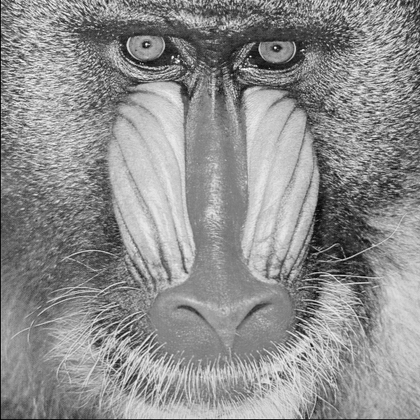
#> input picture project3/images/demo.pgm, 420 x 420 px, shrunk from 512 x 512 before the run
$ jupyter execute Project3B.ipynb   (shell and % lines are left out)   (older library calls are emulated)
#> lines starting #> are read from the running program, lines starting #| are printed output that depends on the picture
### project3/project3.py
import cv2
import math
import numpy as np

# In case all channels hold the same pixel value, use this function to reduce channel count from 3D image to 2D
# [16 lines left out: functions reduce_channels, detect_edges, not called in this run]

# Calculates magnitude of gradients for each pixel
def get_edge_magnitudes(vertical, horizontal):
    return np.clip(np.hypot(vertical, horizontal), 0, 255).astype(np.uint8)

# Calculates orientation of gradients for each pixel
def calculate_orientation(vertical, horizontal):
    return np.arctan2(horizontal, vertical)

# Greyscale values get separated along the value of 128 to either be black or white
# [16 lines left out: function thresholding, not called in this run]

# Find nearest rho value in discretized space
def nearest_rho(val, rho_res):
    return int(np.rint(val / rho_res) * rho_res)

# Parts of this function inspired by source: https://alyssaq.github.io/2014/understanding-hough-transform/
# [42 lines left out: function myHoughLines, not called in this run]

# Non-maximum suppression function to choose strongest pixels in local neighbourhoods
def non_max_suppression(magnitudes, orientations):
    padded_magnitudes = np.pad(magnitudes, (1, 1), 'constant')

    h, w = magnitudes.shape
    for x in range(1, h + 1):
        for y in range(1, w + 1):

            # cmp to east and west
            if round(orientations[x - 1][y - 1]) == 0:
                if padded_magnitudes[x][y + 1] > padded_magnitudes[x][y] or padded_magnitudes[x][y - 1] > padded_magnitudes[x][y]:
                    magnitudes[x - 1][y - 1] = 0

            # cmp to north and south
            elif round(orientations[x - 1][y - 1]) == 90:
                if padded_magnitudes[x - 1][y] > padded_magnitudes[x][y] or padded_magnitudes[x + 1][y] > padded_magnitudes[x][y]:
                    magnitudes[x - 1][y - 1] = 0

            # cmp to north-east and south-west
            elif round(orientations[x - 1][y - 1]) == 45:
                if padded_magnitudes[x - 1][y + 1] > padded_magnitudes[x][y] or padded_magnitudes[x + 1][y - 1] > padded_magnitudes[x][y]:
                    magnitudes[x - 1][y - 1] = 0

            # cmp to north-west and south-east
            elif round(orientations[x - 1][y - 1]) == 135:
                if padded_magnitudes[x - 1][y - 1] > padded_magnitudes[x][y] or padded_magnitudes[x + 1][y + 1] > padded_magnitudes[x][y]:
                    magnitudes[x - 1][y - 1] = 0

            else:
                continue

    return magnitudes

# Double thresholding function to separate lines according to their strength
def magnitude_threshold(val, t_h, t_l):
    if val < t_l:
        val = 0
    elif val > t_h:
        val = 255
    else:
        return val
    return val

# Edge tracking function to thin out edge lines
def track_edges(img, t_h, t_l):
    # get x and y indices for pixels with weak edges (t_l <= val <= t_h)
    #weak_edges_x, weak_edges_y = np.nonzero(np.where(np.logical_and(t_l <= img, img <= t_h), img, 0))

    padded_img = np.pad(img, (1, 1), 'constant')
    #weak_edges_x += 1
    #weak_edges_y += 1

    for x in range(img.shape[0]):
        for y in range(img.shape[1]):
            # if at least one neighbour is strong (val > t_h), keep current pixel, otherwise 0
            if t_l <= img[x][y] and img[x][y] <= t_h:
                if padded_img[x - 1][y - 1] <= t_h and padded_img[x - 1][y] <= t_h and padded_img[x - 1][y + 1] <= t_h and padded_img[x][y - 1] <= t_h and padded_img[x][y + 1] <= t_h and padded_img[x + 1][y - 1] <= t_h and padded_img[x + 1][y] <= t_h and padded_img[x + 1][y + 1] <= t_h:
                    img[x - 1][y - 1] = 0

    return img

# Wrapper for all functions included in the Canny edge detection tool
def myCanny(img, t_h, t_l):
    # kernels
    vertical_sobel = np.asarray([[-1, 0, 1], [-2, 0, 2], [-1, 0, 1]])
    horizontal_sobel = np.asarray([[-1, -2, -1], [0, 0, 0], [1, 2, 1]])
    gaussian = cv2.getGaussianKernel(ksize=5, sigma=1)

    # blur image with Gaussian filter
    img = cv2.filter2D(img, cv2.CV_16S, gaussian)

    # gradients
    v_dst = cv2.filter2D(img, cv2.CV_16S, vertical_sobel)
    h_dst = cv2.filter2D(img, cv2.CV_16S, horizontal_sobel)

    # magnitude and orientation for each pixel
    magnitudes = np.hypot(v_dst, h_dst)
    orientations = calculate_orientation(v_dst, h_dst)

    n_m_sup = non_max_suppression(magnitudes, orientations)

    threshold_magnitudes = np.vectorize(magnitude_threshold)(n_m_sup, t_h, t_l)

    return track_edges(threshold_magnitudes, t_h, t_l)


### project3/Project3B.ipynb
# Project 3B:  Canny Filter

The Sobel operator used in Part A of this project is good, but tends to over-produce edges. The Canny operator is a common approach to isolating edge pixels.  As demonstrated by lecture and readings, there are five steps.  In your `project3.py` file, implement each of the steps and test below.

---

### Step 1: Apply a Gaussian filter to smooth the image.

A nice 5x5 kernel like those used in Project 2 should be good.  Show your results below

[cell 1]
import numpy as np
import cv2
from project3 import *
import matplotlib.pyplot as plt
import math
from utils import load_image, save_image


img = cv2.imread("images/demo.pgm", 0)
#> img is the input picture: shape (420, 420); min 0, max 255, mean 142.4

# kernels
vertical_sobel = np.asarray([[-1, 0, 1], [-2, 0, 2], [-1, 0, 1]])
horizontal_sobel = np.asarray([[-1, -2, -1], [0, 0, 0], [1, 2, 1]])
gaussian = cv2.getGaussianKernel(ksize=10, sigma=5)

# blur image with Gaussian filter
img = cv2.filter2D(img, cv2.CV_16S, gaussian)
plt.figure()
plt.imshow(img,cmap='gray', vmin=0, vmax=255);plt.show()

---

### Step 2: Find the gradient

Use a sobel operator to find the intensity gradient of the image -- that is, the edges

* You'll need to calculate both the magnitude (as in part A)

$G = \sqrt{G_{x}^{2} + G_{y}^{2}}$

* You'll also need to calculate the orientation of the edge:

$ \theta = arctan(\frac{G_{y}}{G_{x}}) $

It is up to your discretion what format you store this information, but keep in mind it is on a per-pixel level.

Visualize the magnitude and orientation of the edges in an image in the cell below

[cell 2]
v_dst = cv2.filter2D(img, cv2.CV_16S, vertical_sobel)
h_dst = cv2.filter2D(img, cv2.CV_16S, horizontal_sobel)

magnitudes = np.hypot(v_dst, h_dst)
plt.figure()
plt.imshow(magnitudes,cmap='gray', vmin=0, vmax=255);plt.show()

orientations = calculate_orientation(v_dst, h_dst)
plt.imshow(orientations,cmap='gray', vmin=0, vmax=1);plt.show()

---

### Step 3: Non Maximum Suppression

The idea here is that some gradient edges can still be many pixels wide "thick", whereas we really only want edges to be one pixel wide.  We can resolve this by iterating through each *magnitude* pixel, and compare its value to the values of its neighbors along the orientation of the edge (as calculated by your orientation image).  We only care about four "cardinal" directions.

* if the (rounded) angle is $0^{\circ}$, compare the pixel to its east and west neighbors, and zero it out if it non-maximal
* if the angle is $90^{\circ}$, compare to the north and west neighbors
* follow the same logic for $45^{\circ}$ (NE and SW) and $135^{\circ}$ (NW and SE)

In the event that a pixel's magnitude is lower than its neighbors, just set it to zero.  If it is maximal, leave it alone.  Show the result of your testing below.

[cell 3]
n_m_sup = non_max_suppression(magnitudes, orientations)
#> after the loop in non_max_suppression, `for x in range(1, h + 1):`:
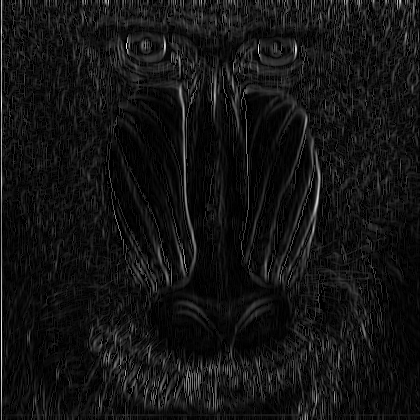
#> magnitudes: shape (420, 420) float32; min 0, max 553.3, mean 42.8; drawn with min black and max white
plt.figure(figsize=(10, 10));
plt.imshow(n_m_sup,cmap='gray', vmin=0, vmax=255);plt.show()

---

### Step 4: Set two thresholds

We next need to determine a "high" --  $T_{hi}$  -- and "low"  -- $T_{low}$ --  threshold value for edge pixels.  The idea here is that we can now classify magnitude pixels into three categories:

* strong:  ($ G \gt T_{hi}$)- definitely an edge
* weak:  ($ T_{low} \lt G \lt T_{hi}$) - possibly an edge
* discard: ($G \lt T_{low}$) - too weak, simply discard

Unfortunately, these values have to be determined through emprical trial and error, and can vary from image to image.

Try having $T_{hi} = 1.5 \times T_{low}$

Test for a range of different values, and show them side by side

[cell 4]
t_h = 150
t_l = 100
threshold_magnitudes = np.vectorize(magnitude_threshold)(n_m_sup, t_h, t_l)
#> threshold_magnitudes: shape (420, 420) int64; 53 distinct labels, from 0 to 255
plt.figure(figsize=(10, 10));
plt.imshow(threshold_magnitudes,cmap='gray', vmin=0, vmax=255);plt.show()

---

### Step 5: Edge Tracking

Follow the following "blob tracking" algorithm:  iterate through all the weak magnitude pixels and look at its eight neighbors.  If at least one of its neighbors is a strong pixel, then the weak edge pixel probably belongs to a strong edge, and keep it.  Otherwise, discard it. Demonstrate your testing below.

[cell 5]
final = track_edges(threshold_magnitudes, t_h, t_l)
#> in track_edges, `padded_img = np.pad(img, (1, 1), 'constant')`: padded_img: shape (422, 422) int64; 53 distinct labels, from 0 to 255
#> after the loop in track_edges, `for x in range(img.shape[0]):`:
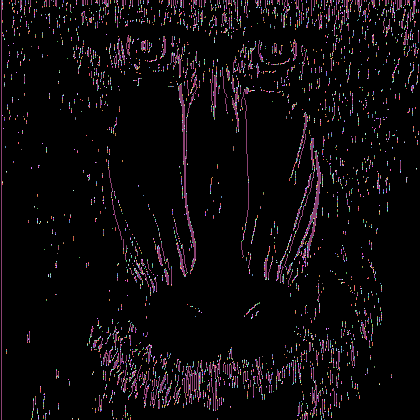
#> img: shape (420, 420) int64; 53 distinct labels, from 0 to 255; one colour per label, 0 black
plt.figure(figsize=(10, 10));
plt.imshow(final,cmap='gray', vmin=0, vmax=255);plt.show()

### Conclusion:

Wrap everything together in a function called Canny inside of project3.py.  You should use the same API signature as the openCV Canny() edge detector.  Show your testing below.

[cell 6]
import numpy as np
import cv2
from project3 import *
import matplotlib.pyplot as plt
import math
from utils import load_image, save_image

imgRGB = cv2.imread("images/image26.pgm")
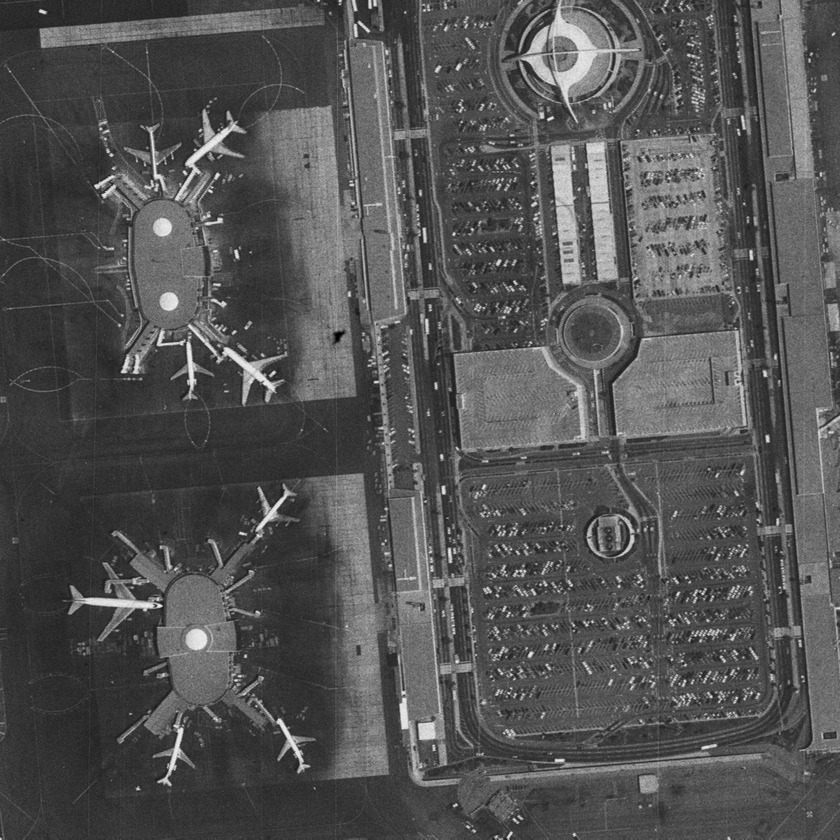
#> input picture project3/images/image26.pgm, 840 x 840 px, shrunk from 1024 x 1024 before the run
#> imgRGB is the input picture: shape (840, 840, 3); min 0, max 240, mean 83

plt.figure(figsize=(10, 10));
plt.imshow(imgRGB);plt.show()

img = cv2.imread("images/image26.pgm", 0)
#> img: shape (840, 840); min 0, max 240, mean 83
my_img = myCanny(img, 150, 100)
#> in myCanny, `h_dst = cv2.filter2D(img, cv2.CV_16S, horizontal_sobel)`:
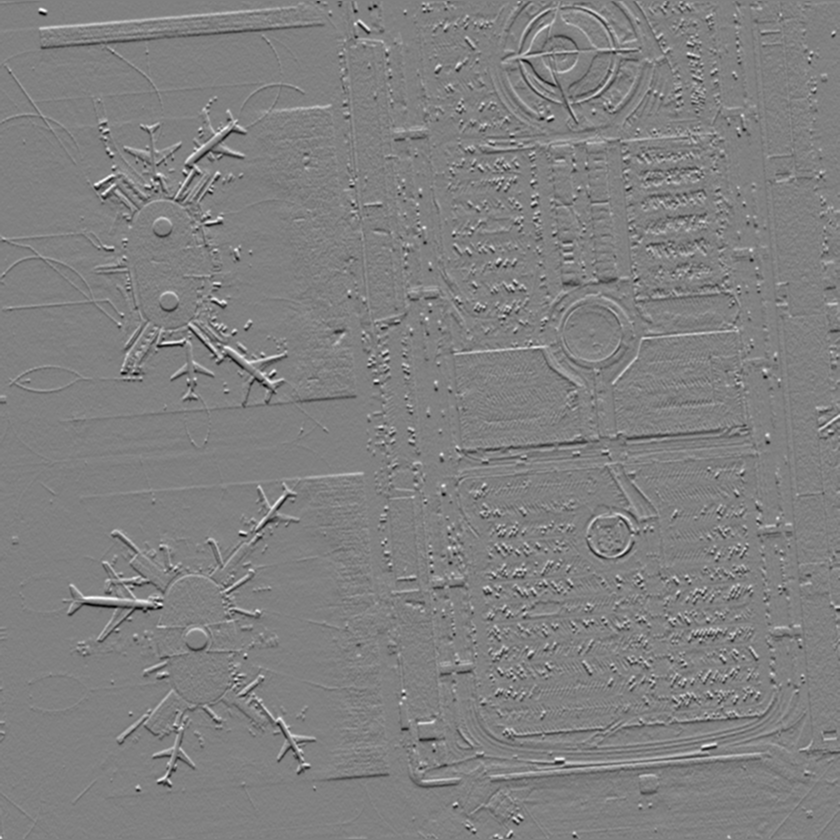
#> h_dst: shape (840, 840) int16; min -455, max 445, mean 0; drawn with min black and max white
#> in calculate_orientation (call 2), `return np.arctan2(horizontal, vertical)`:
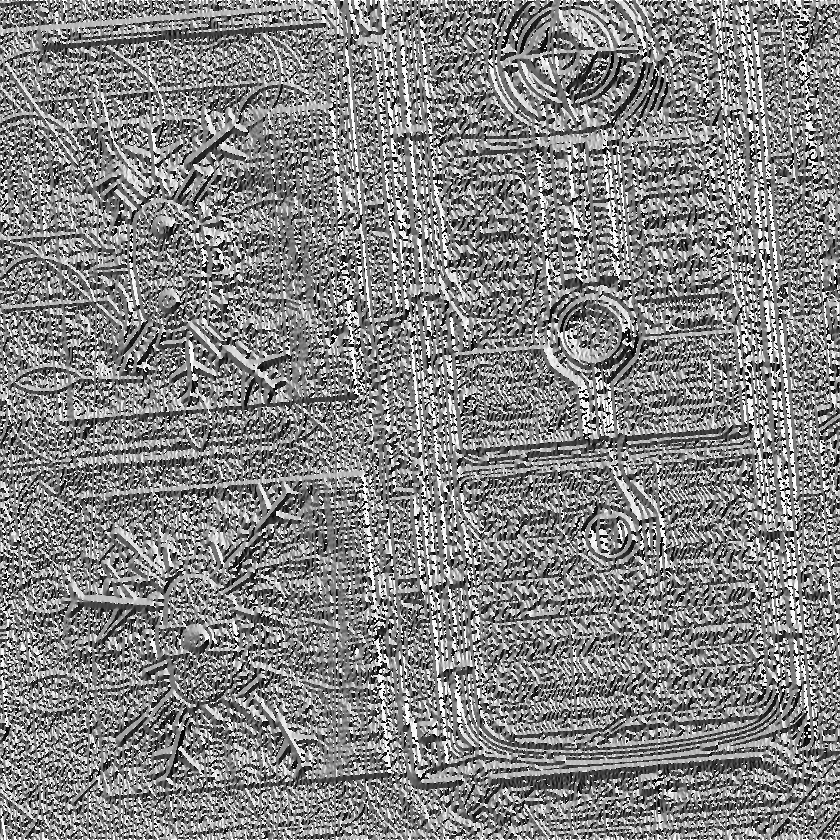
#> returned value: shape (840, 840) float32; min -3.14, max 3.14, mean 0.0898; drawn with min black and max white
#> after the loop in non_max_suppression (call 2), `for x in range(1, h + 1):`:
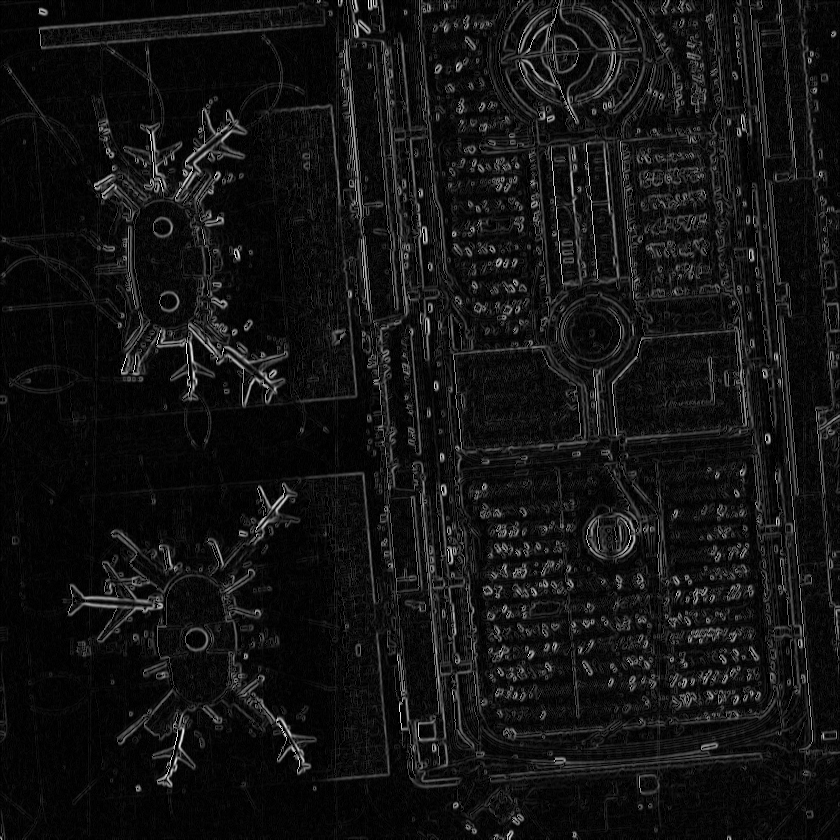
#> magnitudes: shape (840, 840) float32; min 0, max 683.7, mean 52.2; drawn with min black and max white
#> in myCanny, `threshold_magnitudes = np.vectorize(magnitude_threshold)(n_m_sup, t_h,..`: threshold_magnitudes: shape (840, 840) int64; 53 distinct labels, from 0 to 255
#> call 2 of track_edges, with t_h = 150, t_l = 100
#> in track_edges (call 2), `padded_img = np.pad(img, (1, 1), 'constant')`: padded_img: shape (842, 842) int64; 53 distinct labels, from 0 to 255
#> after the loop in track_edges (call 2), `for x in range(img.shape[0]):`:
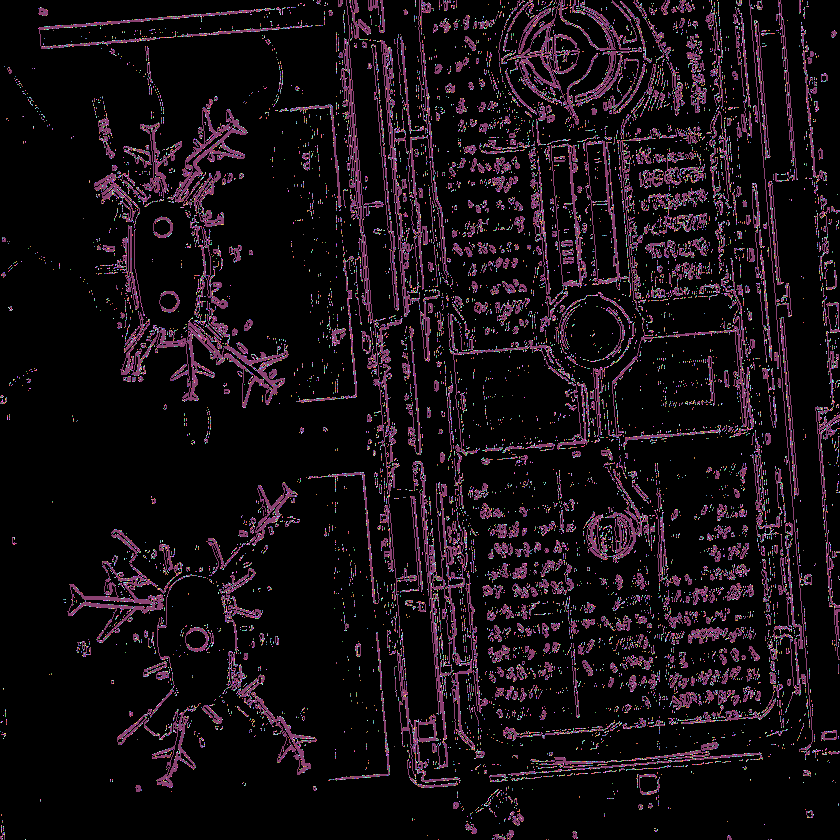
#> img: shape (840, 840) int64; 53 distinct labels, from 0 to 255; one colour per label, 0 black
cv_img = cv2.Canny(img, 150, 100)
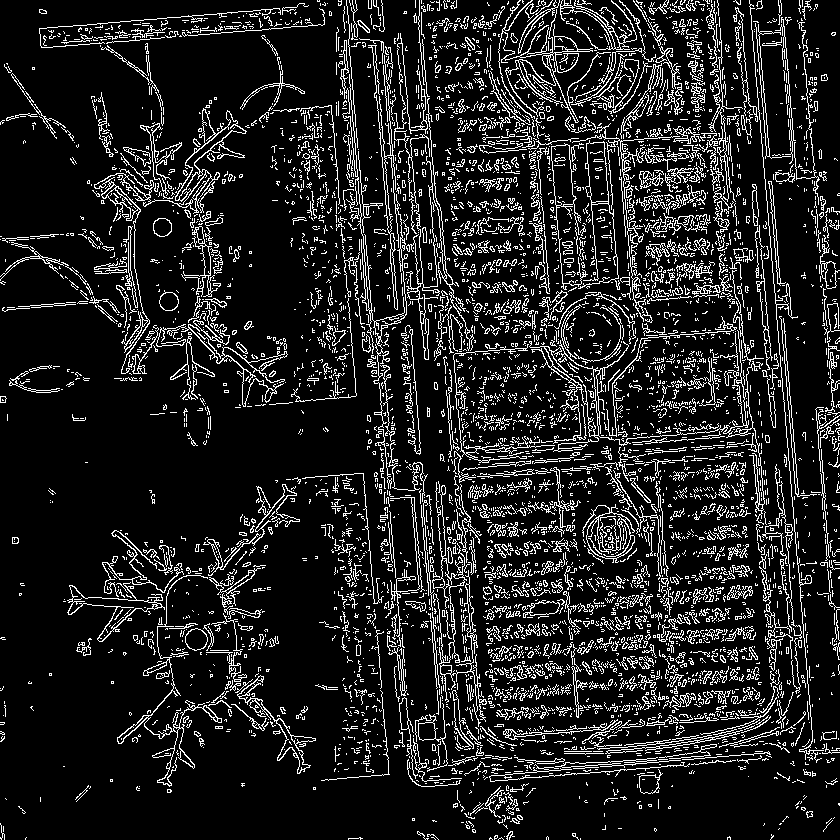
#> cv_img: shape (840, 840); 12.9% white in thin lines or dots

plt.figure(figsize=(10, 10));
plt.imshow(my_img, cmap='gray', vmin=0, vmax=255);plt.show()
plt.figure(figsize=(10, 10));
plt.imshow(cv_img, cmap='gray', vmin=0, vmax=255);plt.show()
